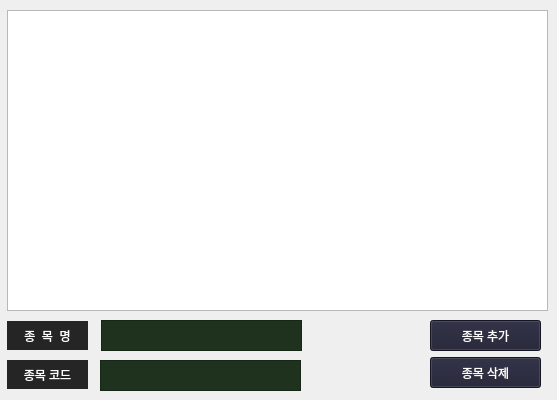
       <widget class="QWidget" name="tab_7">
        <attribute name="title">
         <string>종목 선정하기</string>
        </attribute>
        <widget class="QTableWidget" name="buylast">
         <property name="geometry">
          <rect>
           <x>7</x>
           <y>10</y>
           <width>541</width>
           <height>301</height>
          </rect>
         </property>
        </widget>
        <widget class="QPushButton" name="Deletcode">
         <property name="geometry">
          <rect>
           <x>430</x>
           <y>357</y>
           <width>111</width>
           <height>31</height>
          </rect>
         </property>
         <property name="styleSheet">
          <string notr="true">color: black;
background-color: rgb(30, 30, 50);
color: rgb(255, 255, 255);
font: 10pt &quot;맑은고딕&quot;;</string>
         </property>
         <property name="text">
          <string>종목 삭제</string>
         </property>
        </widget>
        <widget class="QTextEdit" name="searchItemTextEdit2">
         <property name="geometry">
          <rect>
           <x>101</x>
           <y>320</y>
           <width>201</width>
           <height>31</height>
          </rect>
         </property>
         <property name="styleSheet">
          <string notr="true">color: black;
background-color: rgb(30, 50, 30);
color: rgb(255, 255, 255);
font: 10pt &quot;맑은고딕&quot;;</string>
         </property>
        </widget>
        <widget class="QPushButton" name="additmelast">
         <property name="geometry">
          <rect>
           <x>430</x>
           <y>320</y>
           <width>111</width>
           <height>31</height>
          </rect>
         </property>
         <property name="styleSheet">
          <string notr="true">color: black;
background-color: rgb(30, 30, 50);
color: rgb(255, 255, 255);
font: 10pt &quot;맑은고딕&quot;;</string>
         </property>
         <property name="text">
          <string>종목 추가</string>
         </property>
        </widget>
        <widget class="QLabel" name="label_15">
         <property name="geometry">
          <rect>
           <x>7</x>
           <y>321</y>
           <width>81</width>
           <height>29</height>
          </rect>
         </property>
         <property name="styleSheet">
          <string notr="true">color: black;
background-color: rgb(37, 37, 38);
color: rgb(255, 255, 255);
font: 10pt &quot;맑은고딕&quot;;</string>
         </property>
         <property name="text">
          <string>종  목  명</string>
         </property>
         <property name="alignment">
          <set>Qt::AlignCenter</set>
         </property>
        </widget>
        <widget class="QLabel" name="label_21">
         <property name="geometry">
          <rect>
           <x>7</x>
           <y>360</y>
           <width>81</width>
           <height>29</height>
          </rect>
         </property>
         <property name="styleSheet">
          <string notr="true">color: black;
background-color: rgb(37, 37, 38);
color: rgb(255, 255, 255);
font: 10pt &quot;맑은고딕&quot;;</string>
         </property>
         <property name="text">
          <string>종목 코드</string>
         </property>
         <property name="alignment">
          <set>Qt::AlignCenter</set>
         </property>
        </widget>
        <widget class="QTextEdit" name="searchItemTextEdit3">
         <property name="geometry">
          <rect>
           <x>100</x>
           <y>360</y>
           <width>201</width>
           <height>31</height>
          </rect>
         </property>
         <property name="styleSheet">
          <string notr="true">color: black;
background-color: rgb(30, 50, 30);
color: rgb(255, 255, 255);
font: 10pt &quot;맑은고딕&quot;;</string>
         </property>
        </widget>
       </widget>
